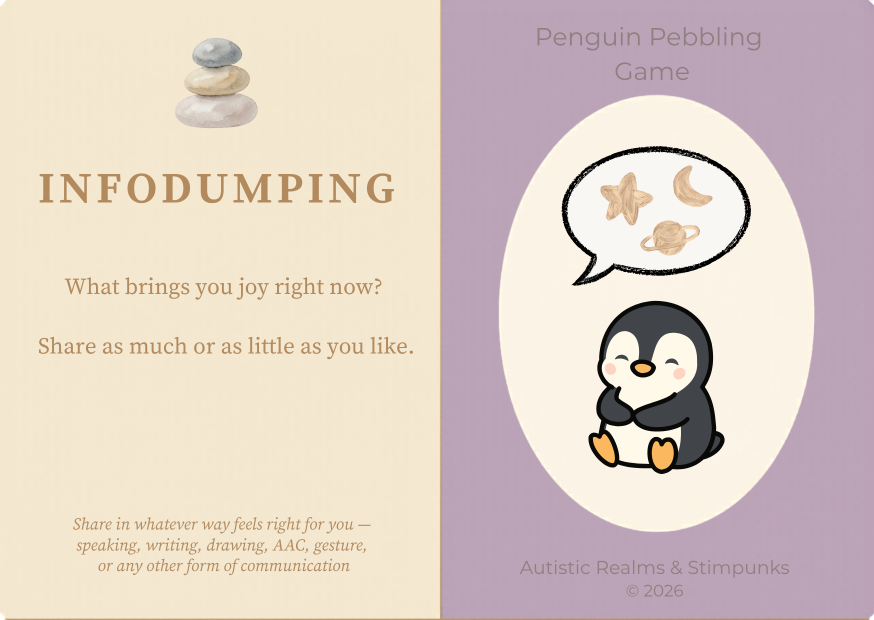
#> input picture cards/print/infodumping-1.png, 1748 x 1240 px (shown at 1/2 size)
$ python make-card-art.py
#> lines starting #> are read from the running program, lines starting #| are printed output that depends on the picture; after the words box and inside, x2 and y2 are one past the last pixel; in counts of white or black regions, pixels touching at a corner belong together
#> in build, im is the input picture: PIL image 1748x1240 RGB; mean R, G, B 221.2, 206.3, 197.4
#!/usr/bin/env python3
"""Cut the illustrations out of Helen's prompt cards, so the rest can be text.

The deck is being re-set: the prompt, the locution name and the aside are real
text in the page, and only the drawings stay as pictures. This is the tool that
separates the two.

**The saving is that the artwork does not vary per card.** All six Infodumping
cards carry the same penguin, the same speech bubble and the same cream ellipse;
only the words differ. So thirty pictures reduce to six — one pebble stack, which
is the same on every card in the deck, and one illustration per locution — and
the thirty prompts become thirty strings that were already in
penguin-pebbling.js.

Two different treatments, for a reason:

**The ellipse is masked to transparency.** It is a clean geometric shape, so an
inscribed ellipse over the detected bounding box lands on the artwork's own edge,
and the locution tint behind it then comes from CSS. Nothing has to match a
sampled colour for the join to be invisible.

**The pebble stack is no longer cut out at all.** It was, while the card was
always cream: a plain rectangle on the exact cream of the panel is seamless, and
keying the background out from under watercolour's soft edges leaves a halo. Once
the card followed the theme that stopped working — on a dark ground the cut-out
showed a hole through the middle stone, because the stone's own highlights are
the same value as the cream behind it and touch the edge, so a flood fill leaks
straight in. The card draws the flat pebbles from favicon.svg inline instead,
where they take their colour from the theme. Helen's watercolour stack is
untouched in cards/print/ and still on the printed deck.

**The tints are emitted for both themes.** The dark ones are Helen's own pigments
at the lightness the rest of this site's dark mode uses (about 15%), derived
here rather than typed, so the five card panels and the five locution panels
elsewhere on the site are darkened the same way.

Geometry is detected, not hard-coded: the panel split is the first column that is
mostly locution tint, the ellipse is the cream inside that panel, and the pebbles
are whatever is not cream in the top of the left one. If Helen ever redraws a
card, this finds the new positions instead of cropping where the old ones were.

    python3 tools/make-card-art.py
    python3 tools/make-card-art.py --check   # report drift, write nothing
"""
import argparse
import json
import sys
from pathlib import Path

try:
    from PIL import Image, ImageDraw
except ImportError:
    sys.exit("Pillow is not installed. Run: python3 -m pip install --upgrade Pillow")

ROOT = Path(__file__).resolve().parent.parent
PRINT = ROOT / "cards" / "print"
OUT = ROOT / "cards" / "art"
CSS = ROOT / "penguin-pebbling.css"

# id -> the card the artwork is taken from. Any of the six would do; -1 is the
# one that exists for every locution.
LOCUTIONS = {
    "infodumping": "infodumping-1.png",
    "parallel-play": "parallel-play-1.png",
    "support-swapping": "support-swapping-1.png",
    "penguin-pebbling": "penguin-pebbling-1.png",
    "deep-pressure": "deep-pressure-1.png",
}

ELLIPSE_W = 560     # output width; ~2x the widest it is ever displayed
# One height for all five. The detected boxes differ by under 1%, and
# normalising lets the markup carry exact width/height attributes — so the
# space is reserved correctly before the image lands and nothing shifts.
ELLIPSE_H = 770
SUPERSAMPLE = 4     # for a smooth alpha edge on the ellipse mask

MARK_OPEN = "/* card-art:palette — written by tools/make-card-art.py */"
MARK_CLOSE = "/* /card-art:palette */"


def near(c, t, tol):
    return sum(abs(a - b) for a, b in zip(c, t)) <= tol


def analyse(im):
    """Return (split_x, cream, tint, ellipse_bbox) for one prompt card."""
    W, H = im.size
#> W = 1748; H = 1240
    px = im.load()
    cream = px[int(W * 0.05), int(H * 0.5)]
#> cream = (244, 231, 207)
    tint = px[int(W * 0.97), int(H * 0.5)]
#> tint = (187, 163, 183)

    split = None
    for x in range(0, W, 4):
        hits = sum(near(px[x, y], tint, 14) for y in range(0, H, 4))
        if hits > (H / 4) * 0.5:
            split = x
            break
#> this loop made 222 passes
#> hits on passes 1 to 12: 0, 0, 0, 0, 0, 0, 0, 0, 0, 0, 0, 0
    if split is None:
        sys.exit("could not find the panel split — has the card layout changed?")

    # The ellipse is the one large pale region inside the tinted panel. Find its
    # colour by frequency rather than by sampling a fixed point: the illustration
    # sits in the middle of it and differs per locution, so any point you pick in
    # advance lands on a penguin on some card and on the tint on another.
    from collections import Counter
    tally = Counter()
    for x in range(split, W, 3):
        for y in range(0, H, 3):
            c = px[x, y]
            if sum(c) > 600 and not near(c, tint, 40):
                tally[c] += 1
#> after the loop, tally = 1225 items
    if not tally:
        sys.exit("could not find the cream ellipse in the tinted panel")
    ell_cream = tally.most_common(1)[0][0]
#> ell_cream = (251, 243, 229)

    # Bound the ellipse by row and column DENSITY, not by the outermost matching
    # pixel. A bare min/max is one stray pixel away from being wrong, and it was:
    # anti-aliasing along the "Penguin Pebbling Game" heading matches the cream
    # closely enough to drag the top of the box up over the text, which then gets
    # cut out as if it were part of the drawing. A real row of the ellipse has
    # hundreds of cream pixels; a row of stray ones has a handful.
    from collections import defaultdict
    rows, cols = defaultdict(int), defaultdict(int)
    for x in range(split, W, 2):
        for y in range(0, H, 2):
            if near(px[x, y], ell_cream, 10):
                rows[y] += 1
                cols[x] += 1
    if not rows:
        sys.exit("could not find the cream ellipse in the tinted panel")
    rmax, cmax = max(rows.values()), max(cols.values())
#> rmax = 313; cmax = 349
    ys = [y for y, n in rows.items() if n >= rmax * 0.25]
    xs = [x for x, n in cols.items() if n >= cmax * 0.25]
#> xs = 308 values from 1006 to 1620
#> in build, `split, cream, tint, box = analyse(im)`: split = 884; cream = (244, 231, 207); tint = (187, 163, 183); box = (1006, 206, 1620, 1046)
    return split, cream, tint, (min(xs), min(ys), max(xs), max(ys))


def ellipse_cut(im, box, width):
#> called with box = (1006, 206, 1620, 1046), width = 560
    crop = im.crop(box).convert("RGBA")
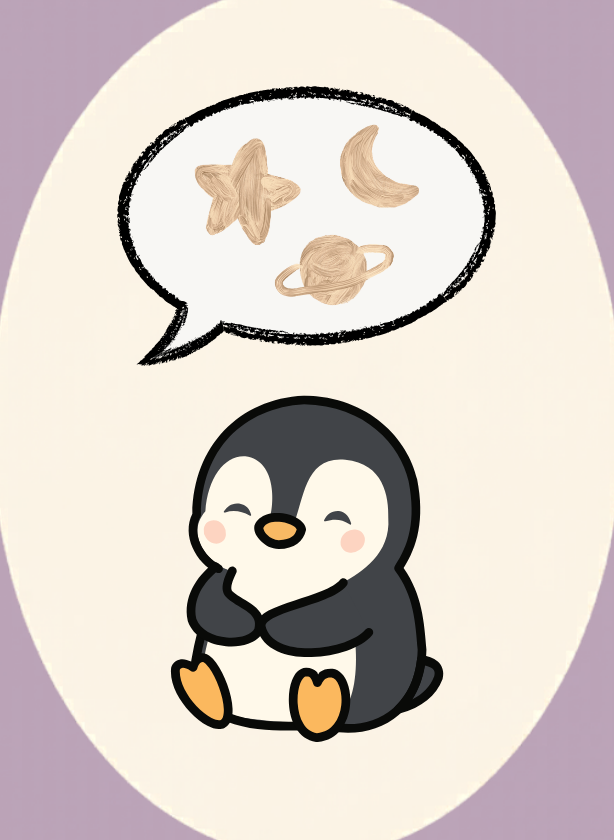
#> crop: PIL image 614x840 RGBA; mean R, G, B, A 217.2, 207.3, 200.7, 255
    w, h = crop.size
#> w = 614; h = 840
    mask = Image.new("L", (w * SUPERSAMPLE, h * SUPERSAMPLE), 0)
#> mask: PIL image 2456x3360 L; every value is 0
    ImageDraw.Draw(mask).ellipse(
        (0, 0, w * SUPERSAMPLE - 1, h * SUPERSAMPLE - 1), fill=255)
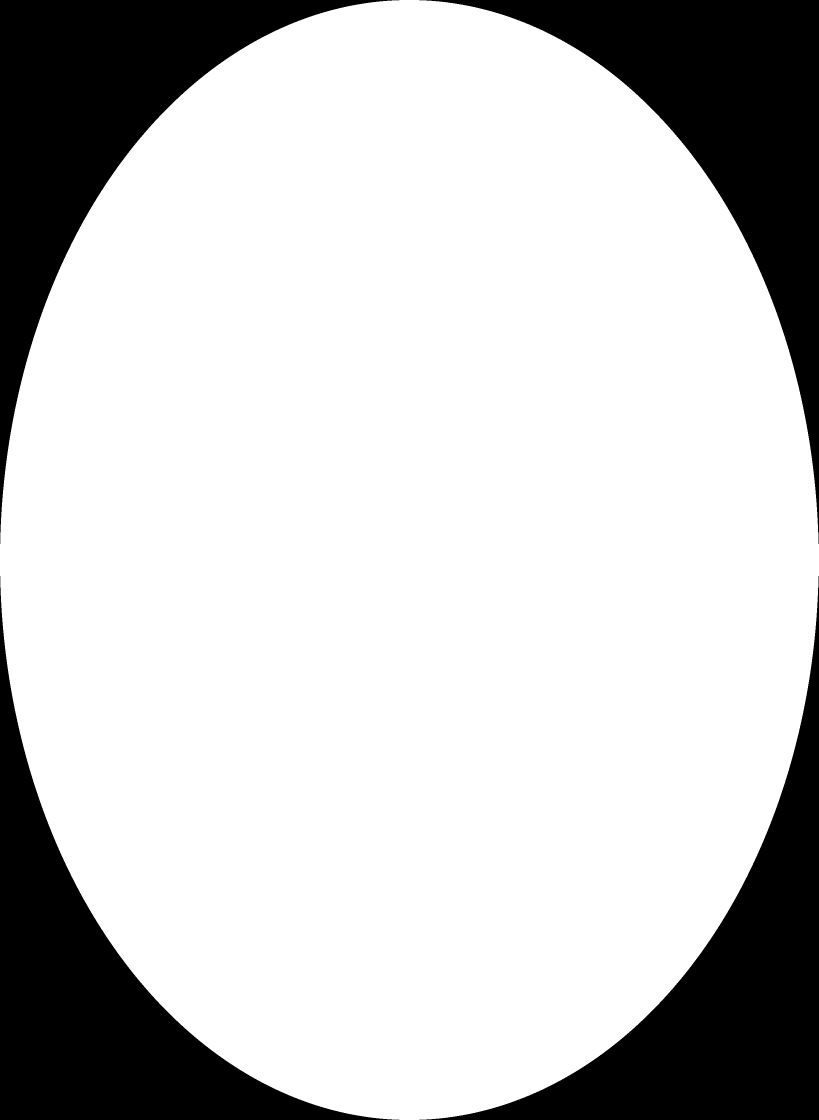
#> mask: PIL image 2456x3360 L (shown at 1/3 size); 78.5% white; 4 black regions, box (x1, y1, x2, y2) and area: (0, 0, 1198, 1632) 442838, (1258, 0, 2456, 1632) 442838, (0, 1728, 1198, 3360) 442838, (1258, 1728, 2456, 3360) 442838
    crop.putalpha(mask.resize((w, h), Image.LANCZOS))
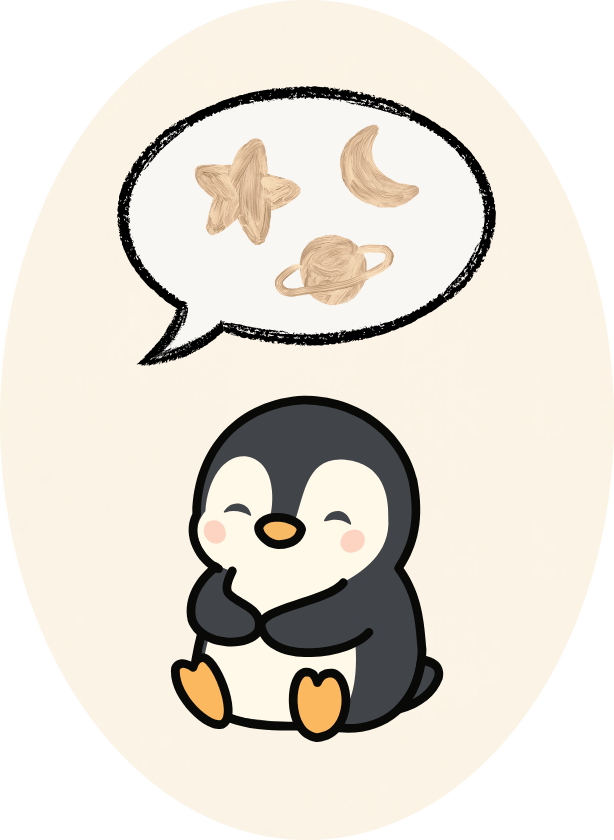
#> crop: PIL image 614x840 RGBA; mean R, G, B, A 217.2, 207.3, 200.7, 200.3; transparent parts drawn white
    return crop.resize((width, ELLIPSE_H), Image.LANCZOS)


def build():
    """Everything this tool would write: {path: bytes} plus the palette."""
    import io
    files, palette = {}, {}

    for slug, name in LOCUTIONS.items():
        src = PRINT / name
        if not src.exists():
            sys.exit(f"missing print master: {src}")
        with Image.open(src) as im:
            im = im.convert("RGB")
            split, cream, tint, box = analyse(im)
            art = ellipse_cut(im, box, ELLIPSE_W)
        buf = io.BytesIO()
        art.save(buf, format="WEBP", quality=88, method=6)
        files[f"{slug}.webp"] = buf.getvalue()
        palette[slug] = tint
        palette.setdefault("cream", cream)
#> pass 2 of the loop in build, `for slug, name in LOCUTIONS.items():`:
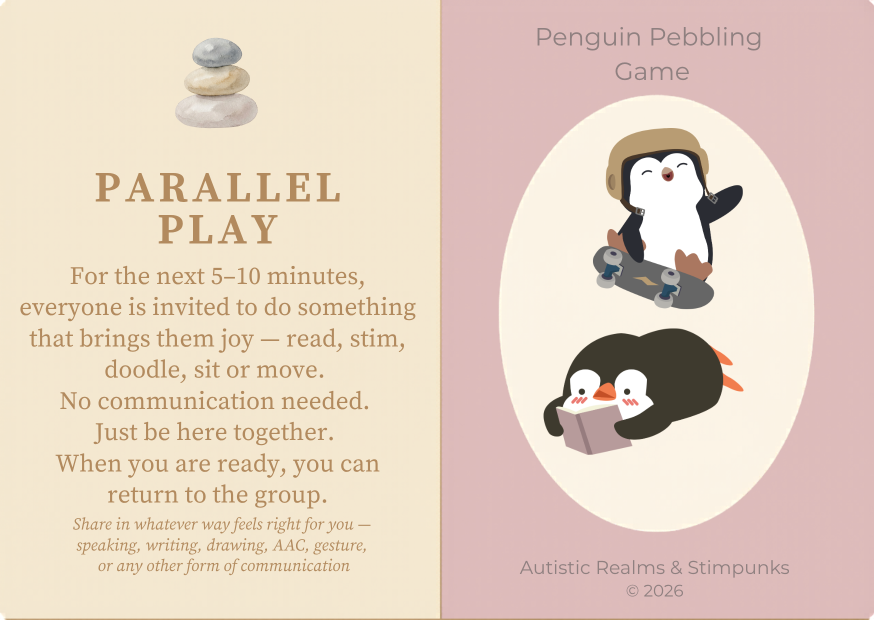
#> input picture cards/print/parallel-play-1.png, 1748 x 1240 px (shown at 1/2 size)
#> in build, im is the input picture: PIL image 1748x1240 RGB; mean R, G, B 229, 210.3, 195.1
#> the loop in analyse (call 2), `for x in range(0, W, 4):` made 222 passes
#> in build, `split, cream, tint, box = analyse(im)`: tint = (221, 187, 186); box = (1006, 206, 1618, 1046)
#> in ellipse_cut (call 2), `ImageDraw.Draw(mask).ellipse( (0, 0, w * SUPERSAMPLE - 1, h * SUPERSAM..`:
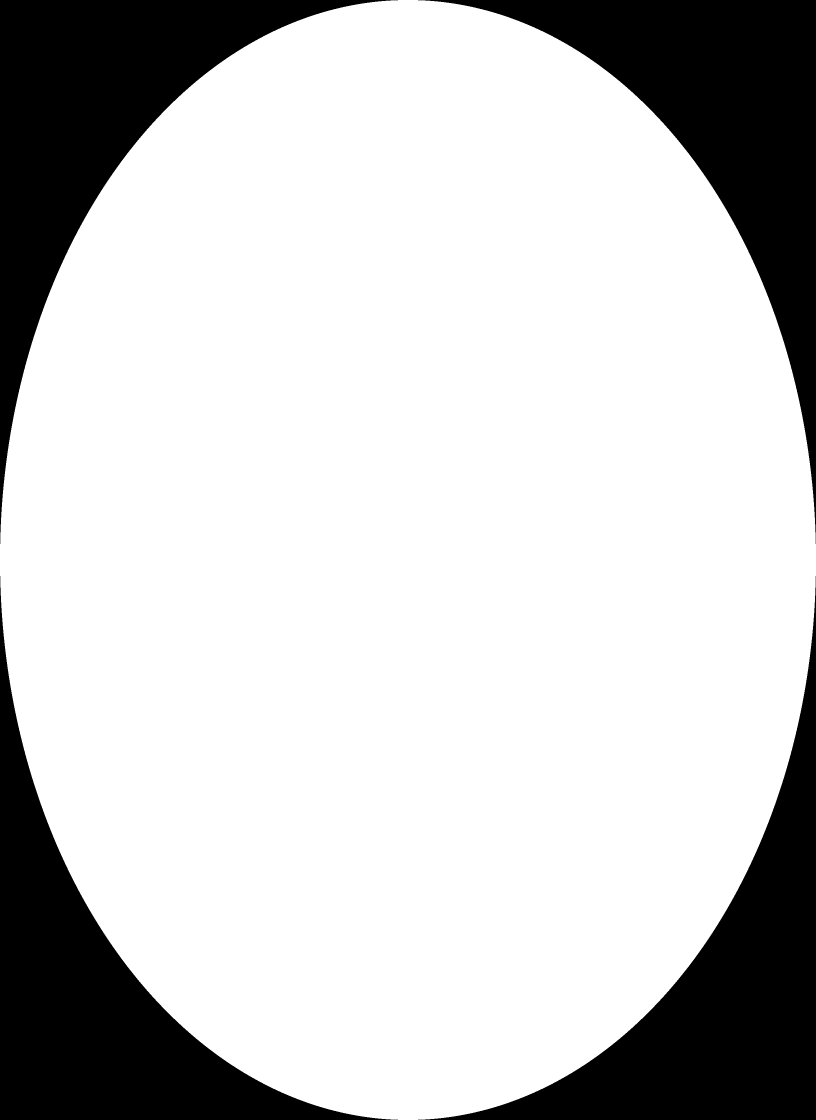
#> mask: PIL image 2448x3360 L (shown at 1/3 size); 78.5% white; 4 black regions, box (x1, y1, x2, y2) and area: (0, 0, 1194, 1632) 441373, (1254, 0, 2448, 1632) 441373, (0, 1728, 1194, 3360) 441373, (1254, 1728, 2448, 3360) 441373
#> in ellipse_cut (call 2), `crop.putalpha(mask.resize((w, h), Image.LANCZOS))`:
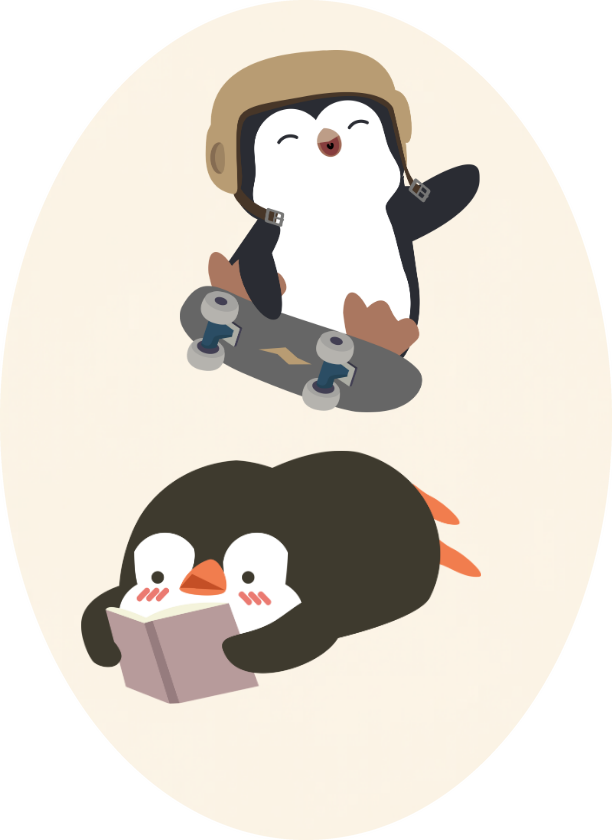
#> crop: PIL image 612x840 RGBA; mean R, G, B, A 217.9, 205.2, 195, 200.3; transparent parts drawn white
#> pass 3 of the loop in build, `for slug, name in LOCUTIONS.items():`:
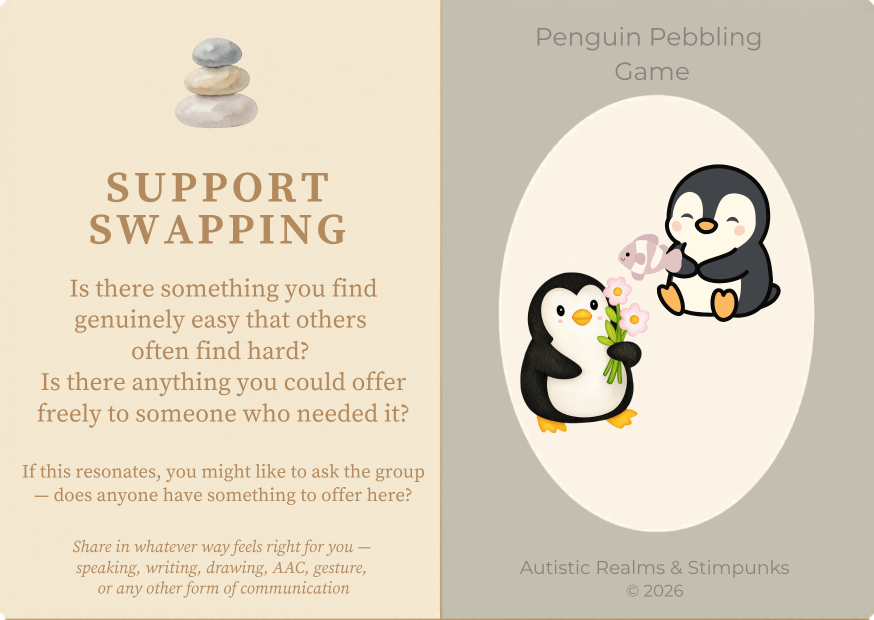
#> input picture cards/print/support-swapping-1.png, 1748 x 1240 px (shown at 1/2 size)
#> in build, im is the input picture: PIL image 1748x1240 RGB; mean R, G, B 222.1, 212, 192.1
#> in build, `split, cream, tint, box = analyse(im)`: tint = (195, 190, 175); box = (1008, 202, 1618, 1046)
#> in ellipse_cut (call 3), `ImageDraw.Draw(mask).ellipse( (0, 0, w * SUPERSAMPLE - 1, h * SUPERSAM..`:
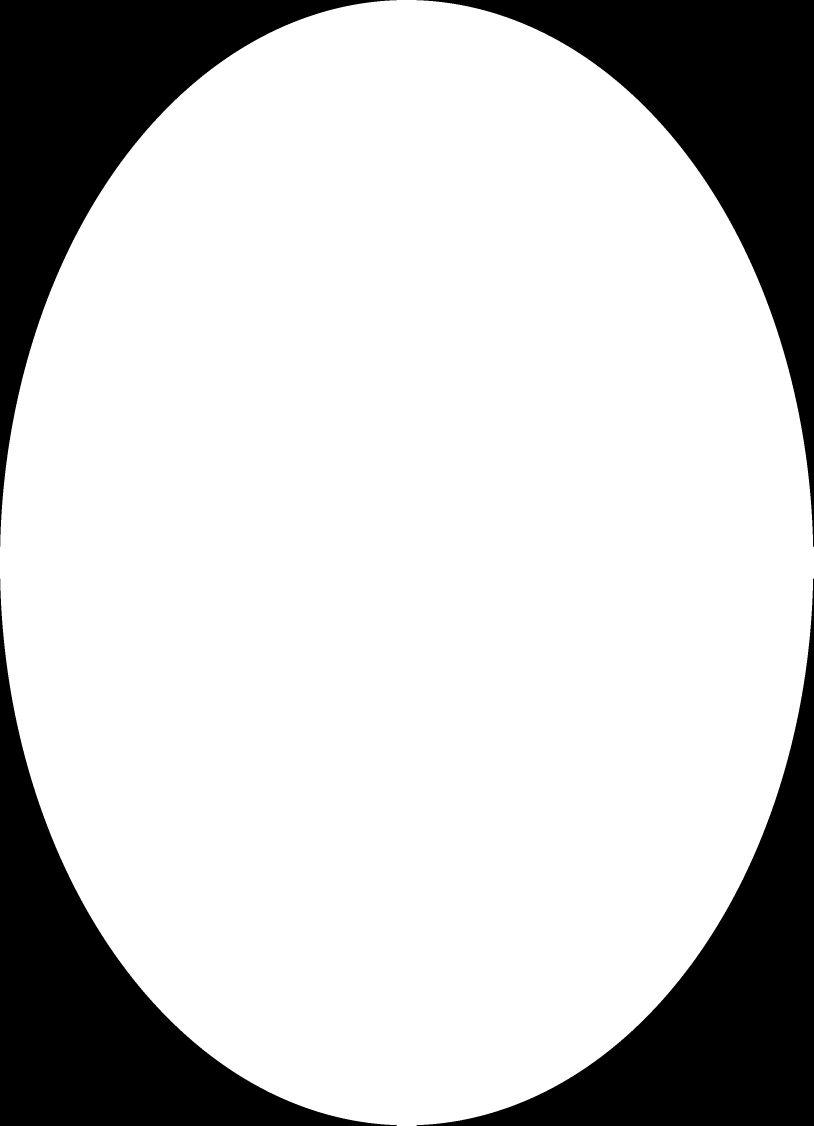
#> mask: PIL image 2440x3376 L (shown at 1/3 size); 78.5% white; 4 black regions, box (x1, y1, x2, y2) and area: (0, 0, 1190, 1640) 442026, (1250, 0, 2440, 1640) 442026, (0, 1736, 1190, 3376) 442026, (1250, 1736, 2440, 3376) 442026
#> in ellipse_cut (call 3), `crop.putalpha(mask.resize((w, h), Image.LANCZOS))`:
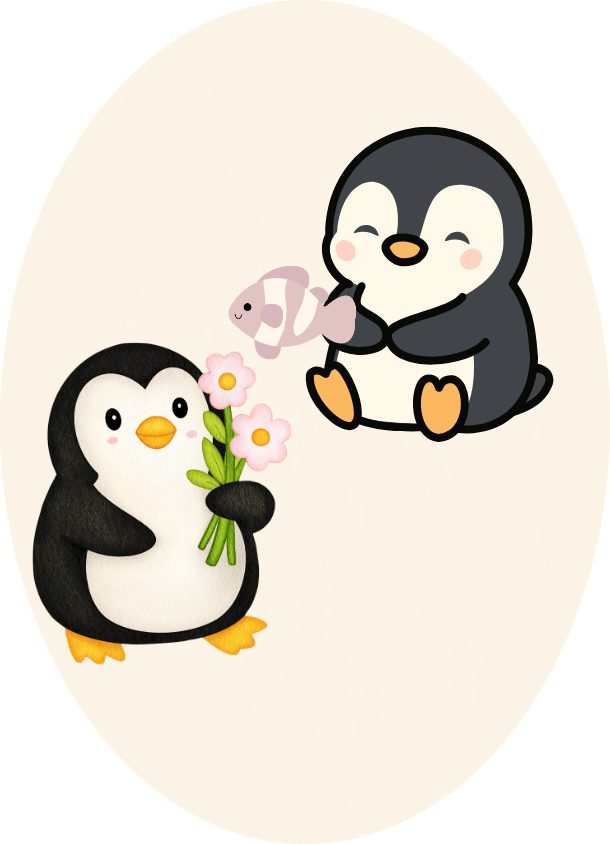
#> crop: PIL image 610x844 RGBA; mean R, G, B, A 216.6, 209.3, 194.6, 200.3; transparent parts drawn white
#> the loop made 5 passes; the first 3 are shown

    return files, palette


def darken(rgb):
    """Helen's pigment at this site's dark-mode lightness.

    Measured off the locution panels the dark palette already ships: they sit at
    about 15% lightness and 16% saturation with the hue left alone. Deriving the
    card tints the same way rather than picking them means the card and the rest
    of the page darken as one thing.
    """
    import colorsys
    h, _, _ = colorsys.rgb_to_hls(*[v / 255 for v in rgb])
    return tuple(round(v * 255) for v in colorsys.hls_to_rgb(h, 0.155, 0.16))


def css_block(palette):
    hexa = lambda c: "#%02x%02x%02x" % tuple(c)
    light = [f"  --card-tint-{s}: {hexa(palette[s])};" for s in LOCUTIONS]
    dark = [f"  --card-tint-{s}: {hexa(darken(palette[s]))};" for s in LOCUTIONS]
    lines = [MARK_OPEN,
             ":root {", f"  --card-cream: {hexa(palette['cream'])};", *light, "}",
             "",
             "/* Dark mode, in both the places this site keeps a dark palette. Written",
             " * together so the two cannot disagree — the failure check-contrast.py",
             " * exists to catch on the main palette is simply unavailable here. */",
             ':root[data-theme="dark"] {', *dark, "}",
             "@media (prefers-color-scheme: dark) {",
             '  :root:not([data-theme="light"]) {',
             *["  " + d for d in dark],
             "  }", "}",
             MARK_CLOSE]
    return "\n".join(lines)


def main():
    ap = argparse.ArgumentParser()
    ap.add_argument("--check", action="store_true", help="report drift, write nothing")
    args = ap.parse_args()

    files, palette = build()
    block = css_block(palette)
#> (the run stopped early here; a loop or call above may not have finished)
